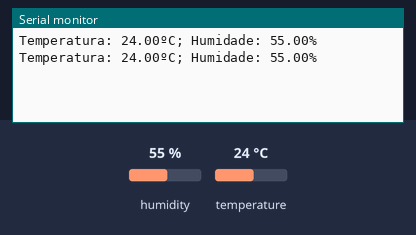
A sketch run on a simulated ESP32. Shown: the last lines printed to the serial monitor. The inputs (shaded band) are chosen by the test bench; at power-on: humidity 55 %, temperature 24 °C. Nothing arrives over Bluetooth unless stated.

Above: at 6.8 s.
6.9 s: humidity set to 22 %
At 10.0 s:
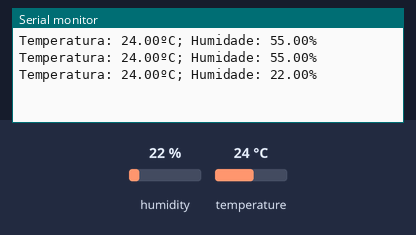
11.4 s: temperature set to 12 °C
At 13.2 s:
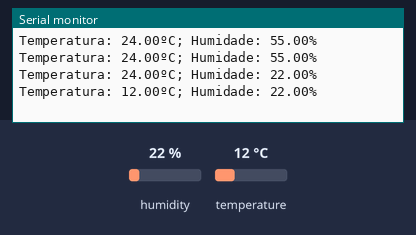
15.9 s: humidity set to 40 %
At 19.5 s:
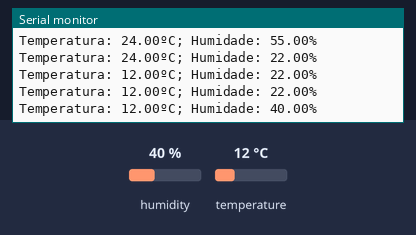
Timing chart, 0 to 21.0 s (numbered marks = the images above; inputs shaded):
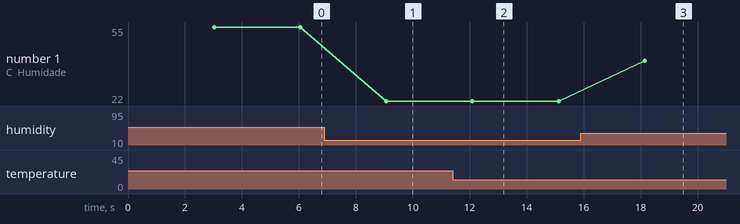

Measured:
- after the input at 6.9 s, the serial monitor: prints a new line after 2.2 s (image 1)
- after the input at 11.4 s, the serial monitor: prints a new line after 0.69 s (image 2)
- after the input at 15.9 s, the serial monitor: prints a new line after 2.2 s (image 3)
- plotted number 1: 55 → 22 after the input at 6.9 s, 22 → 40 after the input at 15.9 s

The sketch:

ESP32_DHT11.ino
```cpp
////////////////////////////////////////////////////////////////////////////////////////////////////////////
//Arquivo:   ESP32_DHT11.ino
//Tipo:      Codigo-fonte para utilizar no ESP32 atraves da IDE do Arduino
//Autor:     Jackson Roberio - Idéias Eletrônicas Avançadas (IEA)
//Descricao: Medidor de Temperatura e Umidade - Ler dados de sensores de umidade e temperatura (DHT11, DHT22 ou DHT21),
//           enviando os dados através de comunicação bluetooth para comunicação com o app Medidor de Temperatura - IEA.
//Git:       https://github.com/IdeiasEletronicasAplicadas/medidor-de-temperatura
////////////////////////////////////////////////////////////////////////////////////////////////////////////
#include "DHT.h"
#include "BluetoothSerial.h"

#if !defined(CONFIG_BT_ENABLED) || !defined(CONFIG_BLUEDROID_ENABLED)
#error Bluetooth is not enabled! Please run `make menuconfig` to and enable it
#endif

BluetoothSerial SerialBT;


//Altere GPIO preferencial do seu ESP32.
#define DHTPIN 17


// Remova o comentário de qualquer tipo que estiver usando!
#define DHTTYPE DHT11   // DHT 11
//#define DHTTYPE DHT22   // DHT 22  (AM2302), AM2321
//#define DHTTYPE DHT21   // DHT 21 (AM2301)


DHT dht(DHTPIN, DHTTYPE);


String valorEnviadoBluethooth;

String humidade;
String temperatura;

void setup() {
  Serial.begin(115200);
  SerialBT.begin("ESP32-IEA"); //Nome da rede bluethooth.
  dht.begin(); //Inicia a leitura do sensor de temperatura.

  //Usados apenas para facilitar o uso da memória e evitar repetição
  humidade = F("%, Humidade: ");
  temperatura = F("Temperatura: ");
}

void loop() {
  // Aguarde alguns segundos entre as medições, cada DHT foi projetado para trabalhar em intervalo mínimo de predeterminado.
  delay(3000);

  // A leitura da temperatura ou umidade leva cerca de 250 milissegundos!
  // As leituras do sensor também podem ter até 2 segundos de idade (é um sensor muito lento)
  float h = dht.readHumidity();

  // Ler a temperatura como Celsius (o padrão)
  float t = dht.readTemperature();


  // Verifique se alguma leitura falhou e envia mensagem de erro.
  if (!(isnan(h) || isnan(t))) {

    temperatura = F("Temperatura: ");
    humidade = F("ºC; Humidade: ");

    temperatura = temperatura + t;
    humidade = humidade + h;

    valorEnviadoBluethooth = temperatura + humidade + F("%");

    SerialBT.println(valorEnviadoBluethooth);

  } else {
    Serial.println(F("Falha ao ler sensor DHT!"));
    return;
 }

  Serial.println(valorEnviadoBluethooth);
}
```
